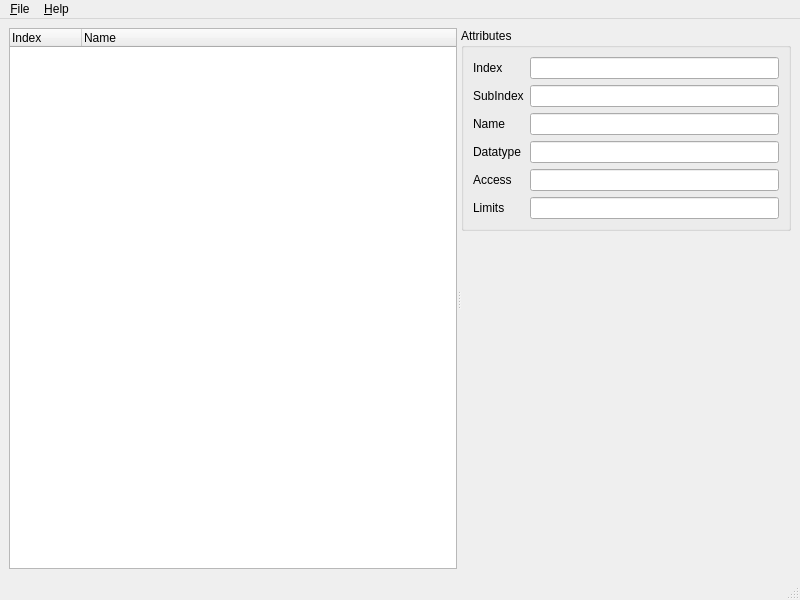
<?xml version="1.0" encoding="UTF-8"?>
<ui version="4.0">
 <class>MainWindow</class>
 <widget class="QMainWindow" name="MainWindow">
  <property name="geometry">
   <rect>
    <x>0</x>
    <y>0</y>
    <width>800</width>
    <height>600</height>
   </rect>
  </property>
  <property name="windowTitle">
   <string>CANopenGUI</string>
  </property>
  <widget class="QWidget" name="centralwidget">
   <layout class="QVBoxLayout" name="verticalLayout_2">
    <item>
     <widget class="QSplitter" name="splitter">
      <property name="orientation">
       <enum>Qt::Horizontal</enum>
      </property>
      <widget class="QTreeWidget" name="treeWidget_ObjectDictionary">
       <property name="alternatingRowColors">
        <bool>true</bool>
       </property>
       <attribute name="headerDefaultSectionSize">
        <number>72</number>
       </attribute>
       <column>
        <property name="text">
         <string>Index</string>
        </property>
       </column>
       <column>
        <property name="text">
         <string>Name</string>
        </property>
       </column>
      </widget>
      <widget class="QWidget" name="layoutWidget">
       <layout class="QVBoxLayout" name="verticalLayout">
        <item>
         <widget class="QGroupBox" name="groupBox_Attributes">
          <property name="title">
           <string>Attributes</string>
          </property>
          <layout class="QGridLayout" name="gridLayout">
           <item row="0" column="0">
            <widget class="QLabel" name="label_Index">
             <property name="text">
              <string>Index</string>
             </property>
            </widget>
           </item>
           <item row="1" column="0">
            <widget class="QLabel" name="label_SubIndex">
             <property name="text">
              <string>SubIndex</string>
             </property>
            </widget>
           </item>
           <item row="1" column="1">
            <widget class="QLineEdit" name="lineEdit_SubIndex"/>
           </item>
           <item row="2" column="0">
            <widget class="QLabel" name="label_Name">
             <property name="text">
              <string>Name</string>
             </property>
            </widget>
           </item>
           <item row="2" column="1">
            <widget class="QLineEdit" name="lineEdit_Name"/>
           </item>
           <item row="3" column="0">
            <widget class="QLabel" name="label_Datatype">
             <property name="text">
              <string>Datatype</string>
             </property>
            </widget>
           </item>
           <item row="3" column="1">
            <widget class="QLineEdit" name="lineEdit_Datatype"/>
           </item>
           <item row="4" column="0">
            <widget class="QLabel" name="label_Access">
             <property name="text">
              <string>Access</string>
             </property>
            </widget>
           </item>
           <item row="4" column="1">
            <widget class="QLineEdit" name="lineEdit_Access"/>
           </item>
           <item row="5" column="0">
            <widget class="QLabel" name="label_Limits">
             <property name="text">
              <string>Limits</string>
             </property>
            </widget>
           </item>
           <item row="5" column="1">
            <widget class="QLineEdit" name="lineEdit_Limits"/>
           </item>
           <item row="0" column="1">
            <widget class="QLineEdit" name="lineEdit_Index"/>
           </item>
          </layout>
         </widget>
        </item>
        <item>
         <spacer name="verticalSpacer">
          <property name="orientation">
           <enum>Qt::Vertical</enum>
          </property>
          <property name="sizeHint" stdset="0">
           <size>
            <width>20</width>
            <height>40</height>
           </size>
          </property>
         </spacer>
        </item>
       </layout>
      </widget>
     </widget>
    </item>
   </layout>
  </widget>
  <widget class="QMenuBar" name="menubar">
   <property name="geometry">
    <rect>
     <x>0</x>
     <y>0</y>
     <width>800</width>
     <height>26</height>
    </rect>
   </property>
   <widget class="QMenu" name="menuFile">
    <property name="title">
     <string>&amp;File</string>
    </property>
    <addaction name="actionOpen"/>
    <addaction name="separator"/>
    <addaction name="actionExit"/>
   </widget>
   <widget class="QMenu" name="menuHelp">
    <property name="title">
     <string>&amp;Help</string>
    </property>
    <addaction name="actionAbout"/>
   </widget>
   <addaction name="menuFile"/>
   <addaction name="menuHelp"/>
  </widget>
  <widget class="QStatusBar" name="statusbar"/>
  <action name="actionAbout">
   <property name="text">
    <string>&amp;About CANopenGUI...</string>
   </property>
  </action>
  <action name="actionExit">
   <property name="text">
    <string>E&amp;xit</string>
   </property>
  </action>
  <action name="actionOpen">
   <property name="text">
    <string>&amp;Open EDS file...</string>
   </property>
   <property name="shortcut">
    <string>Ctrl+O</string>
   </property>
  </action>
 </widget>
 <resources/>
 <connections/>
</ui>
